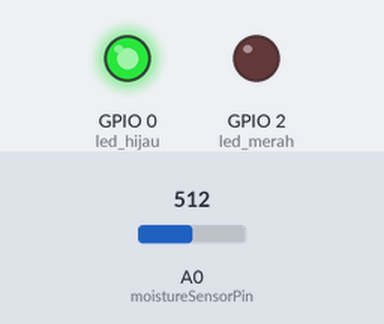
Recording of a sketch running on a simulated ESP8266 (NodeMCU). On the bench: output pins drawn as LEDs (lit = HIGH). The inputs (shaded band) are chosen by the test bench; at power-on: A0 (moistureSensorPin) = 512. WiFi joins after 1.5 s; servers stay silent unless stated; uploads are accepted with an empty reply; what the sketch prints to the serial monitor is not drawn.

Above: at 2.7 s.
2.8 s: A0 (moistureSensorPin) set to 18
5.7 s: A0 (moistureSensorPin) set to 13
At 8.7 s:
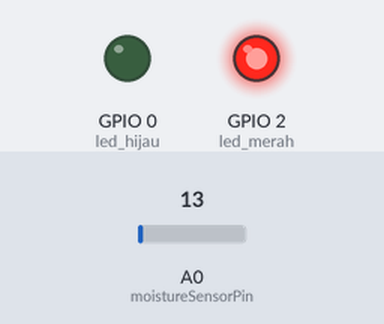
9.0 s: A0 (moistureSensorPin) set to 122
At 11.4 s:
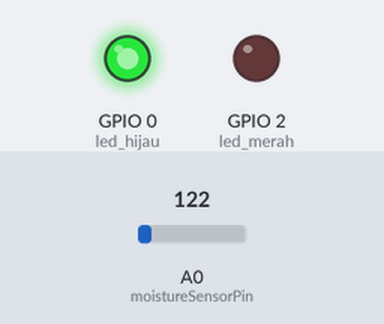
12.2 s: A0 (moistureSensorPin) set to 0
At 14.9 s:
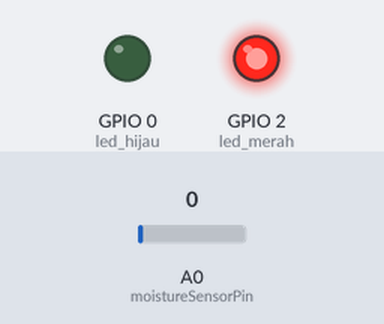
Timing chart, 0 to 16.2 s (numbered marks = the images above; inputs shaded):
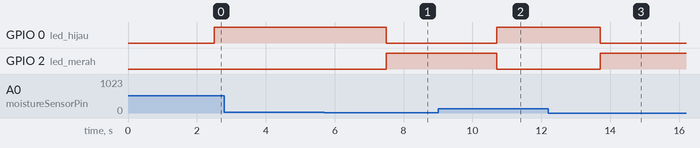

Measured:
- the behaviour switches between 16 and 15 on A0 (moistureSensorPin) (found by bisection; images 0 and 1)
- after the input at 2.8 s, every drawn part: stays the same
- after the input at 5.7 s, GPIO 0 (led_hijau): HIGH → LOW after 1.8 s; GPIO 2 (led_merah): LOW → HIGH after 1.8 s
- after the input at 9.0 s, GPIO 0 (led_hijau): LOW → HIGH after 1.7 s; GPIO 2 (led_merah): HIGH → LOW after 1.7 s
- after the input at 12.2 s, GPIO 0 (led_hijau): HIGH → LOW after 1.5 s; GPIO 2 (led_merah): LOW → HIGH after 1.5 s

The sketch:

suhu.ino
```cpp
#include<ESP8266WiFi.h>
#include<ESP8266HTTPClient.h>

const char* ssid = "Muhammad's Galaxy A12";
const char* pass = "vohb9175";
const char* server = "http://192.168.153.251";

const int moistureSensorPin = A0; // Pin analog untuk sensor kelembaban tanah
int led_merah = 2 ;
int led_hijau = 0 ;

long zero = 0;
long jeda = 8000;

void setup() {
  Serial.begin(115200); // Mulai komunikasi serial dengan baud rate 9600
  //wifi koneksi
  WiFi.begin(ssid,pass);

  pinMode(led_merah, OUTPUT);
  pinMode(led_hijau, OUTPUT);

  while(WiFi.status() != WL_CONNECTED){
    delay(500);
    Serial.print(".");
  }

  Serial.println("wifi terhubung");

}


void loop() {

  int sensorValue = analogRead(moistureSensorPin); // Baca nilai dari sensor

  // Konversi nilai sensor ke persentase kelembaban (0-100%)
  int moisturePercentage = map(sensorValue, 0, 1023, 0, 100);
Serial.print("Data setip detik = ");
Serial.println(moisturePercentage);
delay(1000);
if (moisturePercentage <= 1){
  digitalWrite(led_merah, HIGH);
  digitalWrite(led_hijau, LOW);
}
if (moisturePercentage >= 2 ){
  digitalWrite(led_merah, LOW);
  digitalWrite(led_hijau, HIGH);
}

  if (millis() - zero > jeda){
  zero = millis();
  String URL = String("") + server + "/nodemcu_1/input.php?data_sensor="
  +String(sensorValue)+"&status="+String(moisturePercentage);
    Serial.println(URL);

    if(WiFi.status() == WL_CONNECTED){
      WiFiClient client;
      HTTPClient http;
      http.begin(client, URL);
      int httpcode = http.GET();
      if(httpcode > 0){
        String payload = http.getString();
        Serial.println(payload);
      }
      http.end();
    }
  }
}
```
